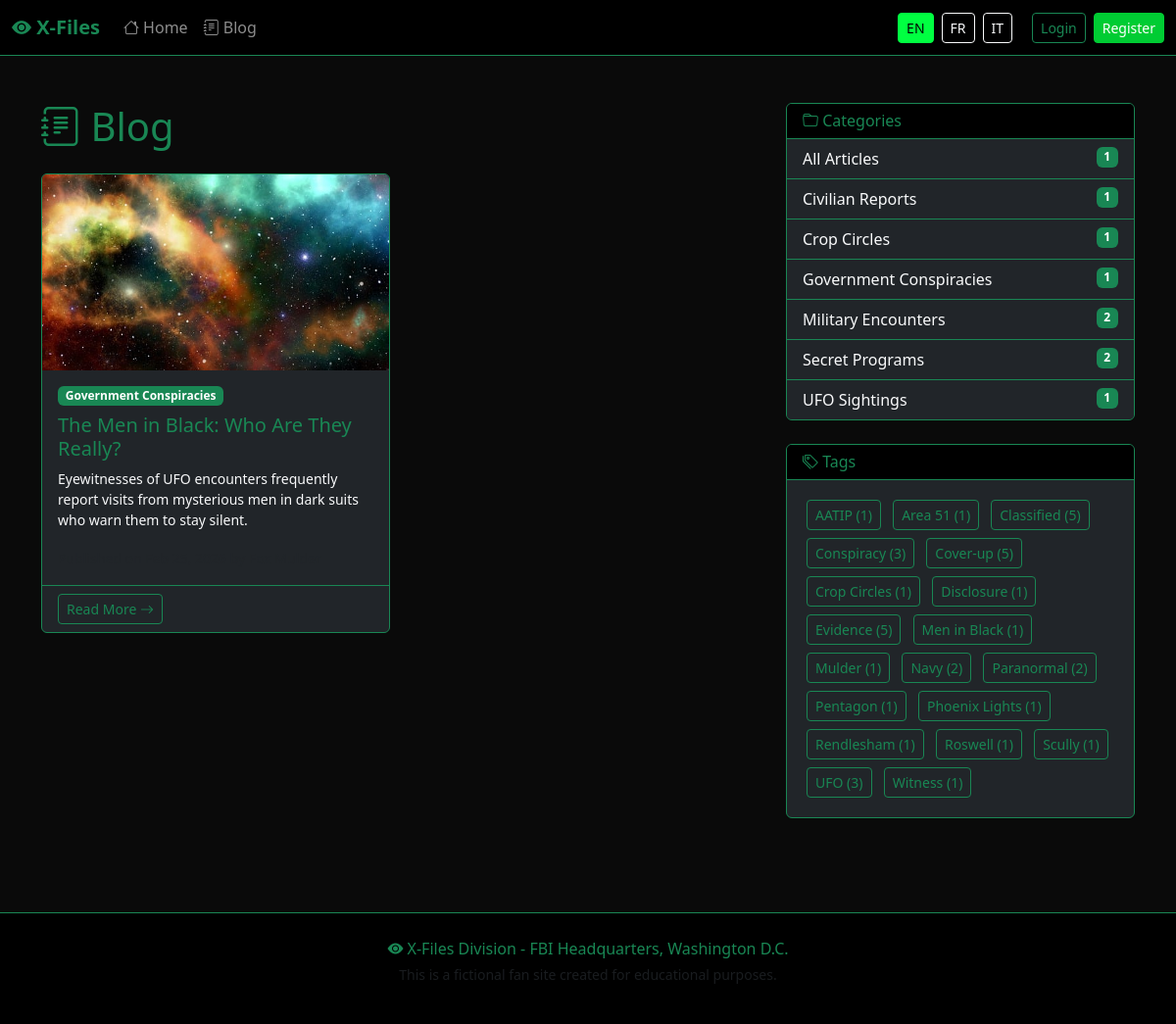
The page /blog.php?category=government-conspiracies on the database its author committed.
### tables this page shows
CREATE TABLE IF NOT EXISTS `articles` (
    `id` INT UNSIGNED NOT NULL AUTO_INCREMENT,
    `lang` VARCHAR(5) NOT NULL DEFAULT 'en',
    `translation_group` INT UNSIGNED NULL DEFAULT NULL,
    `title` VARCHAR(255) NOT NULL,
    `slug` VARCHAR(255) NOT NULL,
    `excerpt` TEXT NULL,
    `content` LONGTEXT NOT NULL,
    `featured_image` VARCHAR(500) NULL,
    `category_id` INT UNSIGNED NULL,
    `author_id` INT UNSIGNED NULL,
    `status` ENUM('draft', 'scheduled', 'published', 'archived') NOT NULL DEFAULT 'draft',
    `seo_title` VARCHAR(255) NULL,
    `meta_description` VARCHAR(320) NULL,
    `seo_slug` VARCHAR(255) NULL,
    `og_title` VARCHAR(255) NULL,
    `og_description` VARCHAR(320) NULL,
    `published_at` DATETIME NULL,
    `scheduled_at` DATETIME NULL,
    `created_at` DATETIME NOT NULL DEFAULT CURRENT_TIMESTAMP,
    `updated_at` DATETIME NOT NULL DEFAULT CURRENT_TIMESTAMP ON UPDATE CURRENT_TIMESTAMP,
    PRIMARY KEY (`id`),
    UNIQUE KEY `uk_article_slug_lang` (`slug`, `lang`),
    KEY `idx_article_status` (`status`),
    KEY `idx_article_lang` (`lang`),
    KEY `idx_article_translation` (`translation_group`),
    KEY `idx_article_category` (`category_id`),
    KEY `idx_article_author` (`author_id`),
    KEY `idx_article_published` (`published_at`),
    KEY `idx_article_scheduled` (`scheduled_at`),
    CONSTRAINT `fk_article_category` FOREIGN KEY (`category_id`)
        REFERENCES `categories` (`id`) ON DELETE SET NULL ON UPDATE CASCADE,
    CONSTRAINT `fk_article_author` FOREIGN KEY (`author_id`)
        REFERENCES `users` (`id`) ON DELETE SET NULL ON UPDATE CASCADE
);

CREATE TABLE IF NOT EXISTS `categories` (
    `id` INT UNSIGNED NOT NULL AUTO_INCREMENT,
    `parent_id` INT UNSIGNED NULL DEFAULT NULL,
    `name` VARCHAR(100) NOT NULL,
    `slug` VARCHAR(100) NOT NULL,
    `description` VARCHAR(500) NULL,
    `created_at` DATETIME NOT NULL DEFAULT CURRENT_TIMESTAMP,
    PRIMARY KEY (`id`),
    UNIQUE KEY `uk_cat_slug` (`slug`),
    KEY `idx_cat_parent` (`parent_id`),
    CONSTRAINT `fk_cat_parent` FOREIGN KEY (`parent_id`)
        REFERENCES `categories` (`id`) ON DELETE SET NULL ON UPDATE CASCADE
);

CREATE TABLE IF NOT EXISTS `tags` (
    `id` INT UNSIGNED NOT NULL AUTO_INCREMENT,
    `name` VARCHAR(50) NOT NULL,
    `slug` VARCHAR(50) NOT NULL,
    `created_at` DATETIME NOT NULL DEFAULT CURRENT_TIMESTAMP,
    PRIMARY KEY (`id`),
    UNIQUE KEY `uk_tag_slug` (`slug`)
);

### blog.php (the view, shortened to what this page needs)
<?php
require_once __DIR__ . '/includes/header.php';
$db = getDatabase();
$lang = getCurrentLang();
$page = max(1, (int)($_GET['page'] ?? 1));
$perPage = 6;
$offset = ($page - 1) * $perPage;
$where = 'WHERE a.status = :status AND a.lang = :lang';
$params = ['status' => 'published', 'lang' => $lang];
if (!empty($_GET['category'])) {
    $where .= ' AND c.slug = :cat_slug';
    $params['cat_slug'] = $_GET['category'];
}
$countSql = "SELECT COUNT(*) FROM articles a LEFT JOIN categories c ON a.category_id = c.id {$where}";
$stmt = $db->prepare($countSql);
$stmt->execute($params);
$total = (int)$stmt->fetchColumn();
$sql = "SELECT a.*, c.name AS category_name, c.slug AS category_slug, u.full_name AS author_name
        FROM articles a
        LEFT JOIN categories c ON a.category_id = c.id
        LEFT JOIN users u ON a.author_id = u.id
        {$where}
        ORDER BY a.published_at DESC
        LIMIT {$perPage} OFFSET {$offset}";
$stmt = $db->prepare($sql);
$stmt->execute($params);
$articles = $stmt->fetchAll();
$cats = $db->query("SELECT c.*, COUNT(a.id) AS cnt FROM categories c LEFT JOIN articles a ON a.category_id = c.id AND a.status = 'published' AND a.lang = '{$lang}' GROUP BY c.id ORDER BY c.name")->fetchAll();
$tags = $db->query("SELECT t.*, COUNT(at.article_id) AS cnt FROM tags t LEFT JOIN article_tags at ON at.tag_id = t.id LEFT JOIN articles a ON at.article_id = a.id AND a.status = 'published' AND a.lang = '{$lang}' GROUP BY t.id HAVING cnt > 0 ORDER BY t.name")->fetchAll();
?>
<div class="container py-5">
    <div class="row">
        <div class="col-lg-8">
            <h1 class="text-success mb-4"><i class="bi bi-journal-text"></i> <?= t('blog') ?></h1>
            <div class="row g-4">
            <?php foreach ($articles as $article): ?>
                <div class="col-md-6">
                    <div class="card bg-dark text-light border-success h-100 xfiles-card">
                        <?php if ($article['featured_image']): ?>
                            <img src="<?= featuredImageUrl($article['featured_image']) ?>" class="card-img-top" alt="<?= escape($article['title']) ?>" style="height: 200px; object-fit: cover;">
                        <?php endif; ?>
                        <div class="card-body d-flex flex-column">
                            <?php if ($article['category_name']): ?>
                                <a href="<?= APP_URL ?>/blog.php?category=<?= urlencode($article['category_slug']) ?>" class="badge bg-success text-decoration-none mb-2 align-self-start"><?= escape($article['category_name']) ?></a>
                            <?php endif; ?>
                            <h5 class="card-title text-success">
                                <a href="<?= APP_URL ?>/article.php?slug=<?= urlencode($article['slug']) ?>&lang=<?= $lang ?>" class="text-success text-decoration-none"><?= escape($article['title']) ?></a>
                            </h5>
                            <p class="card-text small flex-grow-1"><?= escape($article['excerpt'] ?? '') ?></p>
                            <div class="mt-auto">
                                <small class="text-muted">
                                </small>
                            </div>
                        </div>
                        <div class="card-footer border-success">
                            <a href="<?= APP_URL ?>/article.php?slug=<?= urlencode($article['slug']) ?>&lang=<?= $lang ?>" class="btn btn-outline-success btn-sm"><?= t('read_more') ?> <i class="bi bi-arrow-right"></i></a>
                        </div>
                    </div>
                </div>
            <?php endforeach; ?>
            </div>
        </div>
        <div class="col-lg-4">
            <div class="card bg-dark text-light border-success mb-4">
                <div class="card-header bg-black border-success"><h6 class="mb-0 text-success"><i class="bi bi-folder"></i> <?= t('categories') ?></h6></div>
                <ul class="list-group list-group-flush">
                    <li class="list-group-item bg-dark border-success">
                        <a href="<?= APP_URL ?>/blog.php?lang=<?= $lang ?>" class="text-light text-decoration-none"><?= t('all_articles') ?> <span class="badge bg-success float-end"><?= $total ?></span></a>
                    </li>
                    <?php foreach ($cats as $cat): ?>
                    <?php if ($cat['cnt'] > 0): ?>
                    <li class="list-group-item bg-dark border-success">
                        <a href="<?= APP_URL ?>/blog.php?category=<?= urlencode($cat['slug']) ?>&lang=<?= $lang ?>" class="text-light text-decoration-none">
                            <?= escape($cat['name']) ?> <span class="badge bg-success float-end"><?= $cat['cnt'] ?></span>
                        </a>
                    </li>
                    <?php endif; ?>
                    <?php endforeach; ?>
                </ul>
            </div>
            <div class="card bg-dark text-light border-success">
                <div class="card-header bg-black border-success"><h6 class="mb-0 text-success"><i class="bi bi-tags"></i> <?= t('tags') ?></h6></div>
                <div class="card-body">
                    <?php foreach ($tags as $tag): ?>
                        <a href="<?= APP_URL ?>/blog.php?tag=<?= urlencode($tag['slug']) ?>&lang=<?= $lang ?>" class="btn btn-sm btn-outline-success m-1"><?= escape($tag['name']) ?> (<?= $tag['cnt'] ?>)</a>
                    <?php endforeach; ?>
                </div>
            </div>
        </div>
    </div>
</div>
<?php require_once __DIR__ . '/includes/footer.php'; ?>

### assets/css/style.css (style rules this page uses)
:root { --xf-green: #00ff41; --xf-dark-green: #00cc33; --xf-black: #0a0a0a; --xf-dark: #111111; --xf-warning: #ffc107; }
body.xfiles-body { background-color: var(--xf-black); color: #e0e0e0; font-family: 'Segoe UI', Tahoma, Geneva, Verdana, sans-serif; min-height: 100vh; }
.xfiles-card { transition: transform 0.3s ease, box-shadow 0.3s ease; }

### rows shown on the page
articles: featured_image (picture), category.name "Government Conspiracies", title "The Men in Black: Who Are They Really?", excerpt "Eyewitnesses of UFO encounters frequently report visits from mysterious men in dark suits who warn them to stay silent."
categories: name "Civilian Reports", cnt "1"
categories: name "Crop Circles", cnt "1"
categories: name "Government Conspiracies", cnt "1"
categories: name "Military Encounters", cnt "2"
categories: name "Secret Programs", cnt "2"
categories: name "UFO Sightings", cnt "1"
tags: name "AATIP", cnt "1"
tags: name "Area 51", cnt "1"
tags: name "Classified", cnt "5"
tags: name "Conspiracy", cnt "3"
tags: name "Cover-up", cnt "5"
tags: name "Crop Circles", cnt "1"
tags: name "Disclosure", cnt "1"
tags: name "Evidence", cnt "5"
tags: name "Men in Black", cnt "1"
tags: name "Mulder", cnt "1"
tags: name "Navy", cnt "2"
tags: name "Paranormal", cnt "2"
tags: name "Pentagon", cnt "1"
tags: name "Phoenix Lights", cnt "1"
tags: name "Rendlesham", cnt "1"
tags: name "Roswell", cnt "1"
tags: name "Scully", cnt "1"
tags: name "UFO", cnt "3"
tags: name "Witness", cnt "1"

### other values the page prints
t('site_name') "X-Files"
t('home') "Home"
t('blog') "Blog"
$label "EN"
$label "FR"
$label "IT"
t('login') "Login"
t('register') "Register"
t('categories') "Categories"
t('all_articles') "All Articles"
$total "1"
t('tags') "Tags"
t('footer_text') "X-Files Division - FBI Headquarters, Washington D.C."
t('footer_disclaimer') "This is a fictional fan site created for educational purposes."
